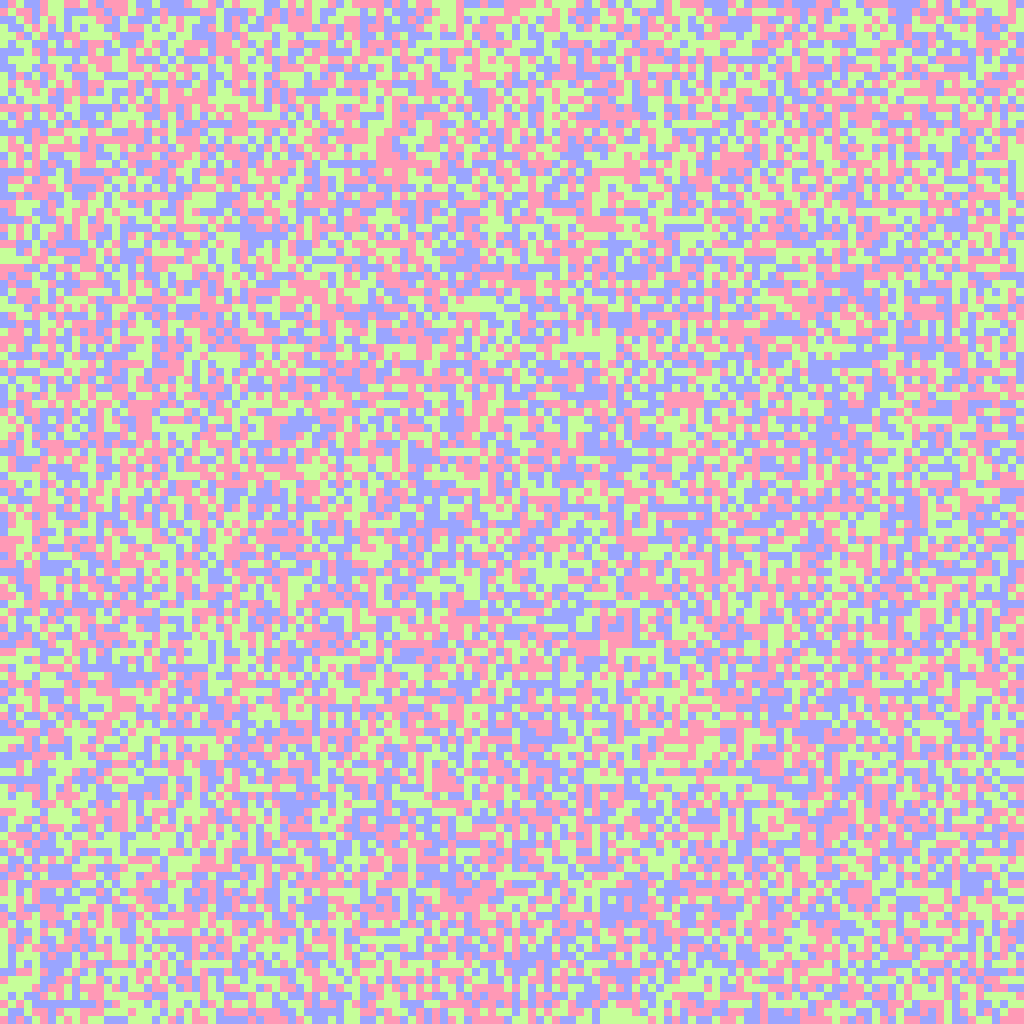
Frame 1 (no input)
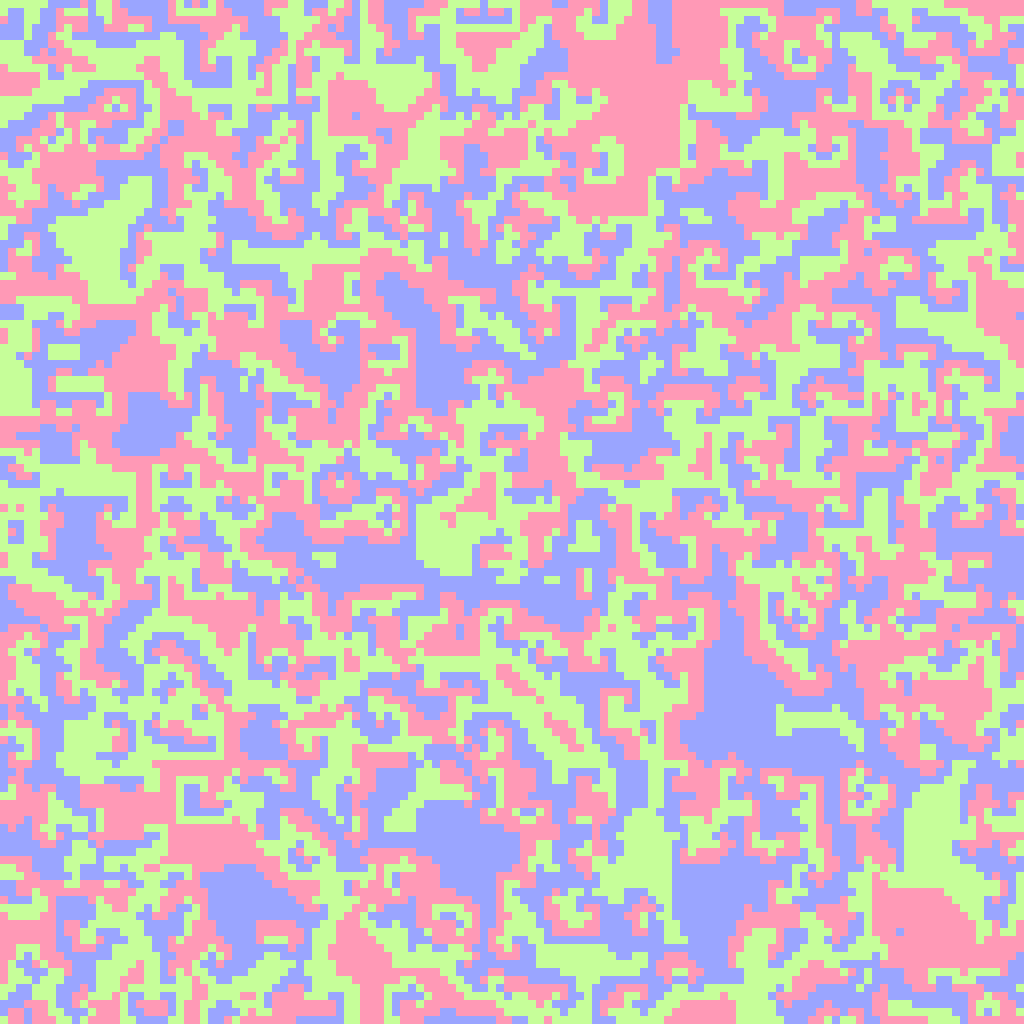
Frame 60 (the mouse pressed at the canvas centre just before this capture)
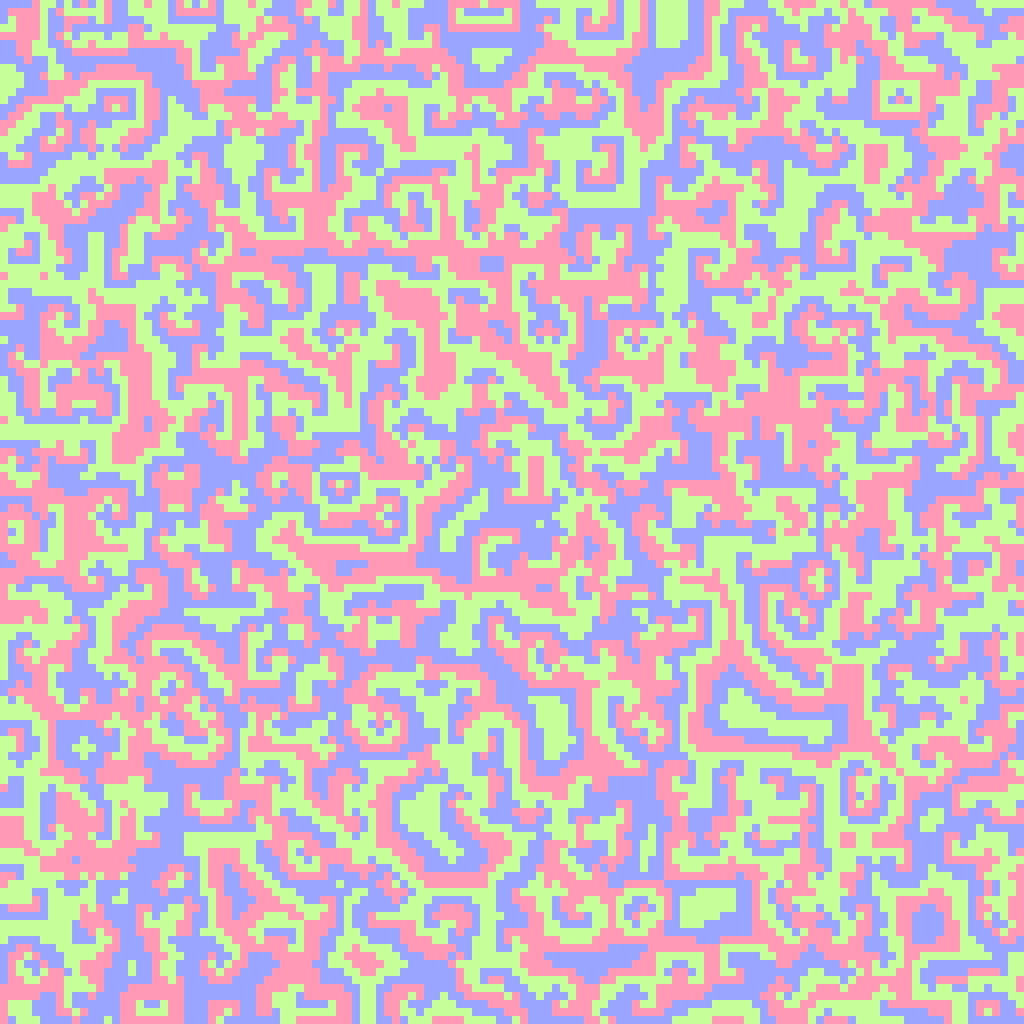
Frame 120 (the mouse held since frame 60 and released just before this capture)

The Processing sketch that drew these frames (run headless with seeded random() and noise(); from frame 60 on, the mouse is pressed at the canvas centre):

// Processing sketch: TriColorCA2D
// ── TriColorCA2D.pde
class Cell {
  int type;
  float health;
  int pred=0;
}
color colForType(int t, float f) {
  if(t==0)return color(0);
  return color(red(cols[t-1])*f,green(cols[t-1])*f,blue(cols[t-1])*f);
}
int randType() {
  return int(random(numTypes))+1;
}
color[]cols;
int numTypes=3;
Cell[][]grid;
int cellSize;
int gridSize;
void settings() {
  gridSize=128;
  cellSize=8;
  size(cellSize*gridSize, cellSize*gridSize);
}
void doCols(){
  cols=new color[numTypes];
  for(int i=0;i<numTypes;i++){
    colorMode(HSB,100);
    //cols[i]=color(map(i,0,numTypes-1,0,90),50,100);
    cols[i]=color(random(100),40,100);
    colorMode(RGB,255);
  }
}
void setup() {
  doCols();
  grid=new Cell[gridSize][gridSize];
  for (int x=0; x<gridSize; x++) {
    for (int y=0; y<gridSize; y++) {
      grid[x][y]=new Cell();
      grid[x][y].health=10;
      grid[x][y].type=0;
      //if(random(100)<10)
      grid[x][y].type=randType();
    }
  }
  for (int i=0; i<0; i++) {
    setRandType(1);
    setRandType(2);
    setRandType(3);
  }
}
int mouseType=0;
void keyPressed(){
  if(key=='1')mouseType=1;
  if(key=='2')mouseType=2;
  if(key=='3')mouseType=3;
  if(key=='4')mouseType=0;
  if(key=='h')showHealth=!showHealth;
  if(key=='c')doCols();
}
void mouseDragged(){
  int mx=int(mouseX/cellSize);
  int my=int(mouseY/cellSize);
  grid[mx][my].type=constrain(mouseType,0,numTypes);
  grid[mx][my].health=10;
}
void setRandType(int t) {
  grid[int(random(gridSize))][int(random(gridSize))].type=t;
}
void draw() {
  background(255);
  for (int x=0; x<gridSize; x++) {
    for (int y=0; y<gridSize; y++) {
      int t=grid[x][y].type;
      if(showHealth)fill(colForType(t, grid[x][y].health/10));
      else fill(colForType(t, 1));
      noStroke();
      rect(x*cellSize, y*cellSize, cellSize, cellSize);
    }
  }
  for (int i=0; i<10; i++)iterate();
  surface.setTitle("TriColorCA, frameRate="+nf(frameRate, 2, 3));
}
void remakeCell(int x, int y, int t) {
  grid[x][y].type=t;
  grid[x][y].health=10;
}
boolean showHealth=false;
boolean canAbeatB(int a, int b) {
  if(b==0)return true;
  //if(random(100)<1)println(a);
  //return a==b+1;
  //return a==((b+1)%numTypes);
  //if(a==0)return b==1;
  //if
  //if(a==1)return b==2;
  //if(a==2)return b==3;
  //if(a==3)return b==1;
  //return a>b;
  //if(a==1)return b==2;
  //if(a==2)return b==3;
  //if(a==3)return b==1;
  //println(a+" "+(a==numTypes?1:b));
  if(a==numTypes)return b==1;
  return a+1==b;
  //return a>b+1;
  //return false;
}
void iterate() {

  float dh=1.0/10;

  for (int x=0; x<gridSize; x++) {
    for (int y=0; y<gridSize; y++) {

      Cell cell=grid[x][y];
      int type=cell.type;
      if (type==0)continue;
      float health=cell.health;

      if (x>0) {
        if (canAbeatB(type, grid[x-1][y].type)) {
          grid[x-1][y].health-=dh;
          grid[x-1][y].pred=type;
        }
      }
      if (y>0) {
        if (canAbeatB(type, grid[x][y-1].type)) {
          grid[x][y-1].health-=dh;
          grid[x][y-1].pred=type;
        }
      }
      if (x<gridSize-1) {
        if (canAbeatB(type, grid[x+1][y].type)) {
          grid[x+1][y].health-=dh;
          grid[x+1][y].pred=type;
        }
      }
      if (y<gridSize-1) {
        if (canAbeatB(type, grid[x][y+1].type)) {
          grid[x][y+1].health-=dh;
          grid[x][y+1].pred=type;
        }
      }
    }
  }
  for (int x=0; x<gridSize; x++) {
    for (int y=0; y<gridSize; y++) {
      if (grid[x][y].health<0) {
        grid[x][y].type=grid[x][y].pred;
        grid[x][y].health=10;
      }
    }
  }
}
